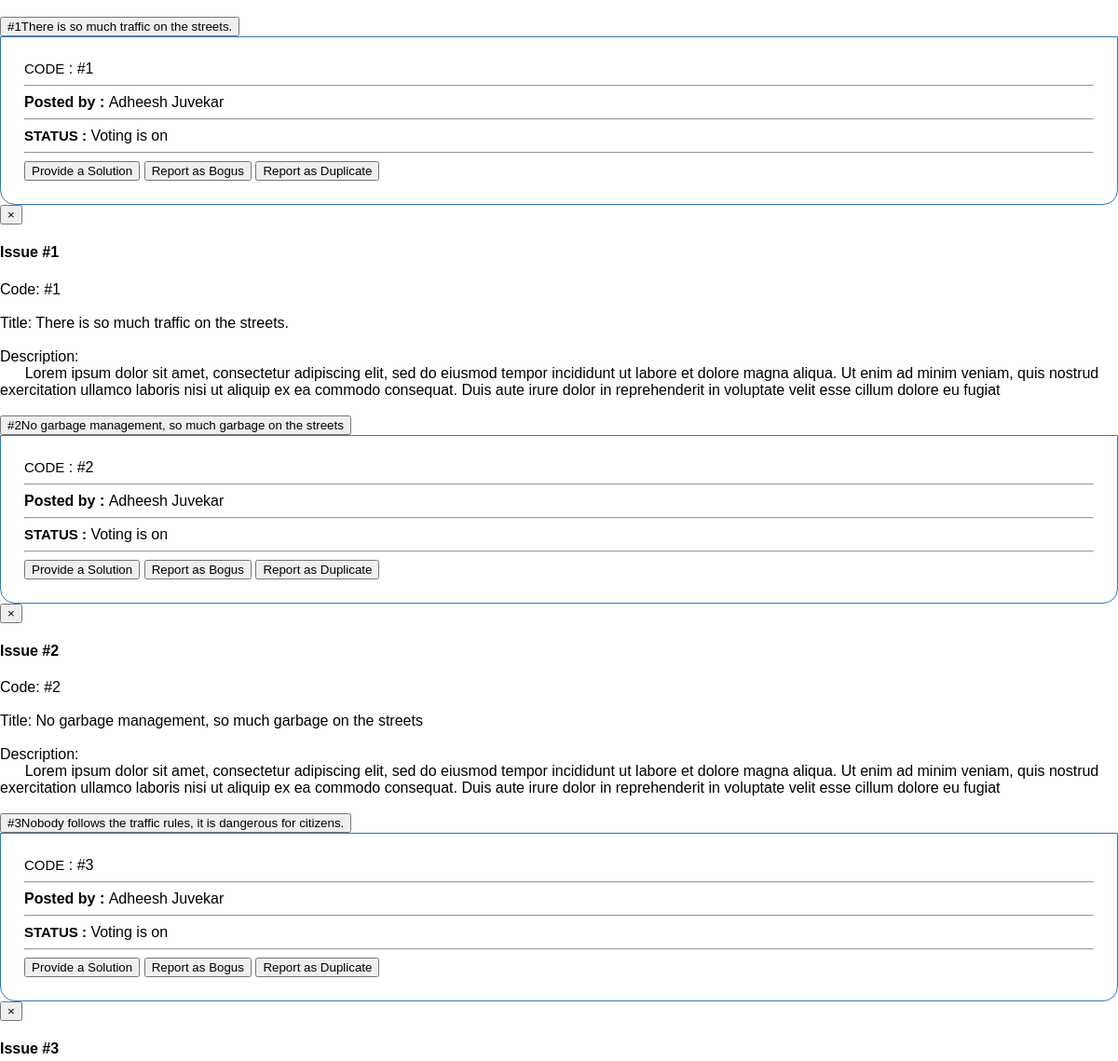
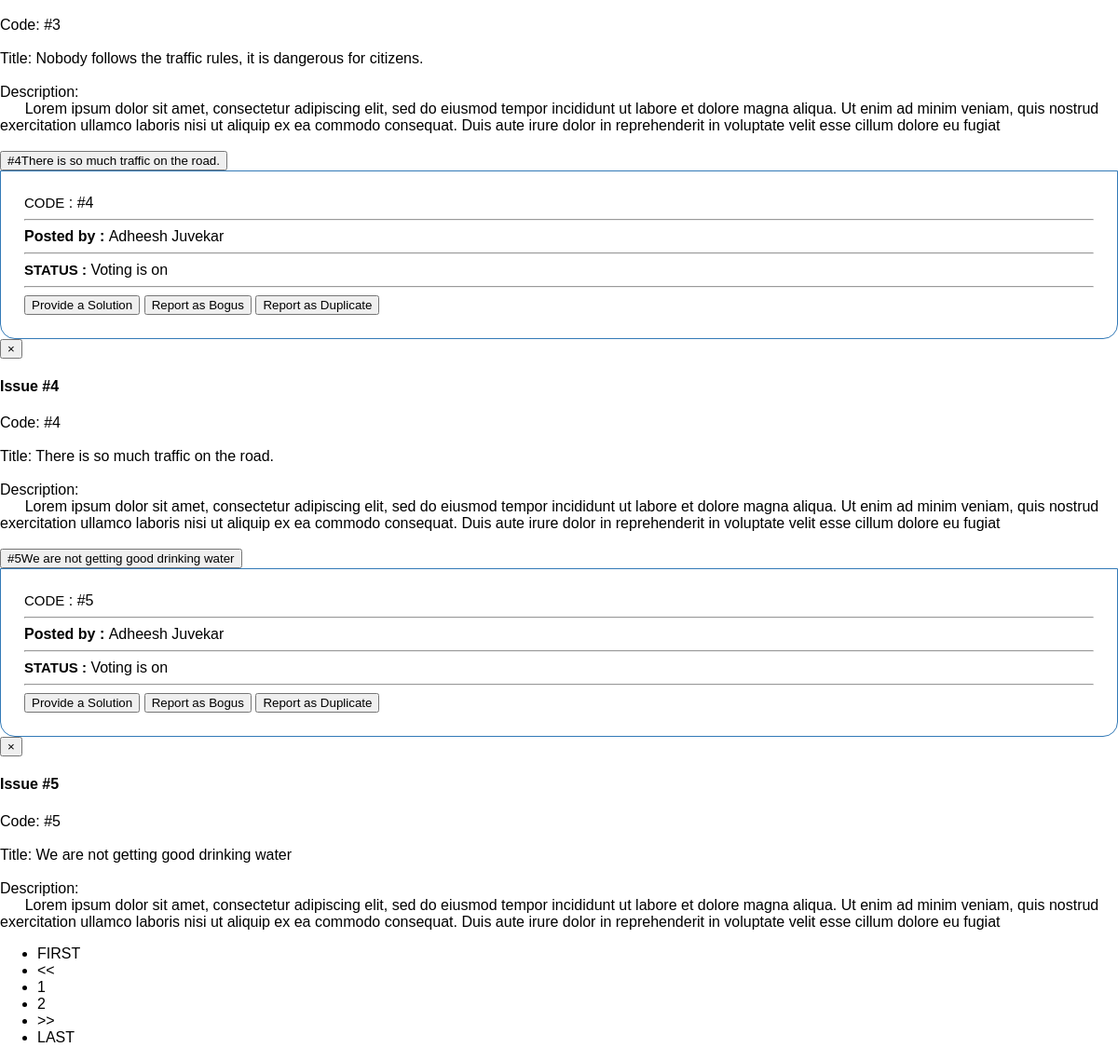
Screenshot of /institute/issue-display.php (signed in) with the database file from the repository (2 pictures, top to bottom).
### tables this page shows
CREATE TABLE `issue` (
  `issue_id` int(11) NOT NULL,
  `user_id` int(11) NOT NULL,
  `added_on` timestamp NULL DEFAULT NULL,
  `district_id` int(11) NOT NULL,
  `region_id` int(11) NOT NULL,
  `locality` varchar(20) NOT NULL,
  `pincode` varchar(6) NOT NULL,
  `title` varchar(100) NOT NULL,
  `description` varchar(1500) NOT NULL,
  `upvote_count` int(11) NOT NULL,
  `bogus_count` int(11) NOT NULL,
  `duplicate_count` int(11) NOT NULL,
  `solution_count` int(11) NOT NULL,
  `approved_solution` tinyint(1) NOT NULL DEFAULT '0'
);

CREATE TABLE `user` (
  `user_id` int(11) NOT NULL,
  `user_email` varchar(30) NOT NULL,
  `fname` varchar(20) DEFAULT NULL,
  `lname` varchar(20) DEFAULT NULL,
  `mobile_number` varchar(13) DEFAULT NULL,
  `district_id` int(11) DEFAULT NULL
);

### institute/issue-collapse.php (the view, shortened to what this page needs)
<button type="button" class="btn btn btn-primary btn-lg btn-block btn-social" data-toggle="collapse" data-target="#demo<?php echo $i; ?>">
<?php echo "<font style='font-size: 1em;'>#".$row["issue_id"]."</font>".$row["title"]; ?>
</button>
<br>
<div id="demo<?php echo $i; ?>" class="collapse body">
        <a id='code' data-toggle='modal' data-target='#myModal<?php echo $row['issue_id']; ?>' data-id='<?php echo $row['issue_id']; ?>' class='view_data' >CODE</a> :  <?php echo "#".$row["issue_id"]; ?>
    <br><hr>
    <?php
            echo  postedBy($row['issue_id']);
    ?>
    <br><hr>
    <?php
        $id = $row['issue_id'];
        echo "<b id='code'>STATUS :</b>";
    ?>
    <?php
        $status = status($row['issue_id']);
        switch($status){
            case 0:
                echo "Voting is on";
                break;
        }
    ?>
    <hr>
    <?php
        require('../functions/dataBaseConn.php');
        echo "<div id='instButtons'>";
        if($status == 4){
            $bogusNumber = "SELECT * FROM issuebogusupvote WHERE issue_id = $id";
            $res = $conn->query($bogusNumber);
            $rows = $res->num_rows;
            echo "".$rows." institutes have reported it as bogus";
            echo "<br>Thus, this issue is marked as 'Bogus Issue'";
        }
        else{
        if(instStatus($cemail,$id) == 0){
    ?>
        <input type="button" onclick="loadDoc('provideSolution.php?inst=<?php echo $inst_id."&issue=".$id; ?>','instButtons')" class="btn btn-primary btn-sm btn-sm" value="Provide a Solution">
        <?php
        if($status == 0 || $status == 1){
        ?>
            <input type="button" onclick="loadDoc('reportBogus.php?inst=<?php echo $inst_id."&issue=".$id; ?>','instButtons')" class="btn btn-primary btn-sm btn-sm" value="Report as Bogus">
            <input type="button" onclick="loadDoc('reportDuplicate.php?inst=<?php echo $inst_id."&issue=".$id; ?>','instButtons')" class="btn btn-primary btn-sm btn-sm" value="Report as Duplicate">
        <?php
        }
        ?>
    <?php
        }
        }
        echo "</div>";
        ?>
</div>
<div class="modal fade" id='myModal<?php echo $id; ?>' tabindex="-1" role="dialog" aria-labelledby="myLargeModalLabel"
    aria-hidden="true">
    <div class="modal-dialog modal-md " role="document">
        <div class="modal-content">
            <div class="modal-header">
                <button type="button" class="close" data-dismiss="modal" aria-hidden="true">
                    ×</button>
                <h4 class="modal-title" id="myModalLabel">Issue <? echo "#".$id; ?></h4>
            </div>
            <div class="modal-body">
                <?php
                    $sql3="Select * from issue where issue_id='$id'";
                    $result3=mysqli_query($con,$sql3);
                    $row= mysqli_fetch_array($result3);
                    echo "Code: #".$id;
                    echo "<br><br>Title: ".$row['title'];
                    echo "<br><br>Description:";
                    echo "<br>&nbsp;&nbsp;&nbsp;&nbsp;&nbsp;&nbsp".$row['description'];
                ?>
            </div>
        </div>
    </div>
</div>

### institute/issue-display.php (shortened to what this page needs)
<!DOCTYPE html>
<html>
<head>
	<link rel="stylesheet" href="problemdescription.css">
</head>
<body>
	<?php
		$cemail = $_SESSION['$cemail'];
		$inst_id = $_SESSION['$inst_id'];
		require('../functions/func_in.php');
		if(!isset($_GET['sql'])){
			$sql = "SELECT * FROM issue WHERE 1";
		}
		else{
			$sql = $_GET['sql'];
		}
		$con= mysqli_connect("localhost","root","");
		$result=mysqli_query($con,$sql);
		$no_of_results=mysqli_num_rows($result);
			?>
			<?php
		$results_per_page=5;
		$no_of_pages= ceil($no_of_results/$results_per_page);
		if(!isset($_GET['page']))
		{
			$page=1;
		}
		else
		{
			$page=$_GET['page'];
		}
		$start_limit = ($page-1) * $results_per_page;
		if($page>1)
		{
			$pre=$page-1;
		}
		else
		{
			$pre=1;
		}
		if($page<$no_of_pages)
		{
			$next=$page+1;
		}
		else
		{
			$next=$no_of_pages;
		}
		$sql2= $sql." LIMIT ".$start_limit.','.$results_per_page;
		$result=mysqli_query($con,$sql2);
	?>
	<div id="problem">
		<?php
		$i = 1;
		while($row=mysqli_fetch_array($result))
		{
		?>
		<br>
		<?php
			require('issue-collapse.php');
			$i++;
		}
		if($no_of_pages > 1){
		?>
		<div class="container">
			<ul class="pagination">
				<?php echo "<li><a onclick='javascript:loadDoc(\"issue-display.php?sql=".$sql."&page=1\",\"field\")' class='button'>FIRST</a></li>"; ?>
				<?php echo "<li><a onclick='javascript:loadDoc(\"issue-display.php?sql=".$sql."&page=".$pre."\",\"field\")' class='button'><<</a></li>"; ?>
				<?php
					for($page=1;$page<=$no_of_pages;$page++)
					{
						$url = "issue-display.php?sql=".$sql."&page=".$page."";
						echo "<li><a onclick='javascript:loadDoc(\"".$url."\",\"field\")'>".$page."</a></li>";
					}
					echo "<li><a onclick='javascript:loadDoc(\"issue-display.php?sql=".$sql."&page=".$next."\",\"field\")' class='button'>>></a></li>";
					echo "<li><a onclick='javascript:loadDoc(\"issue-display.php?sql=".$sql."&page=".$no_of_pages."\",\"field\")' class='button'>LAST</a></li>";
				?>
			</ul>
		</div>
		<?php
		}
		?>
	</div>
</body>
</html>

### functions/func_in.php (shortened to what this page needs)
<?php
    function status($issueid)
	{
		include 'dataBaseConn.php';
		$sql= "SELECT *FROM issue WHERE issue_id =$issueid";
		$result = $conn->query($sql);
		$row = $result->fetch_assoc();
		if($row['upvote_count']>=UPVOTE_THRESHOLD)
		{
			if($row['bogus_count']>BOGUS_THRESHOLD)
			{
				return 5;
			}
			else
			{
				if($row['duplicate_count']>DUPLICATE_THRESHOLD)
				{
					return 4;
				}
				else{
					if($row['approved_solution']>LIKE_THRESHOLD)
					{
						return 3;
					}
					else
					{
						if($row['solution_count']>0)
						{
							return 2;
						}
						else
						{
							return 1;
						}
					}
				}
			}
		}
		else
		{
			return 0;
		}
	}
	function postedBy($id)
	{
		include 'dataBaseConn.php';
        $sql="select *from issue  inner join user on issue.user_id=user.user_id where issue.issue_id=$id";
        $result=$conn->query($sql);
        $row = $result->fetch_assoc();
        echo"<b> Posted by : </b>". $row['fname']. "  ".$row['lname'];
    }
	function getInstId($cemail){
        include 'dataBaseConn.php';
        $sql = "SELECT inst_id FROM institute WHERE inst_email = '$cemail'";
        $result = $conn->query($sql);
        while($row = $result->fetch_assoc()){
            $instid = $row['inst_id'];
        }
        return $instid;
    }
	function instStatus($cemail, $issueid)
	{
		include 'dataBaseConn.php';
		$instid = getInstId($cemail);
		$sql = "SELECT * FROM issuebogusupvote WHERE inst_id = $instid AND issue_id = $issueid";
		$result = $conn->query($sql);
		$sql = "SELECT * FROM issueduplicateupvote WHERE inst_id = $instid AND issue_id = $issueid";
		$result = $conn->query($sql);
		$sql = "SELECT * FROM solution WHERE inst_id = $instid AND issue_id = $issueid";
		$result =$conn->query($sql);
		return 0;
	}
?>

### institute/problemdescription.css (style rules this page uses)
body { margin: 0; padding: 0; font-family:helvetica; }
.body { padding: 25px; border: 0.5px solid #337ab7; background:3F9FBA; border-bottom-left-radius: 1em; border-bottom-right-radius: 1em; }
#code { font-size:15px; }

### rows the page displays
issue: issue_id "1", title "There is so much traffic on the streets.", user.fname "Adheesh", user.lname "Juvekar", upvote_count "Voting is on", description "Lorem ipsum dolor sit amet, consectetur adipiscing elit, sed do eiusmod tempor incididunt ut labore et dolore magna aliqua. Ut enim ad minim veniam, quis nostrud exercitation ullamco laboris nisi ut aliquip ex ea commodo consequat. Duis aute irure dolor in reprehenderit in voluptate velit esse cillum dolore eu fugiat"
issue: issue_id "2", title "No garbage management, so much garbage on the streets", user.fname "Adheesh", user.lname "Juvekar", upvote_count "Voting is on", description "Lorem ipsum dolor sit amet, consectetur adipiscing elit, sed do eiusmod tempor incididunt ut labore et dolore magna aliqua. Ut enim ad minim veniam, quis nostrud exercitation ullamco laboris nisi ut aliquip ex ea commodo consequat. Duis aute irure dolor in reprehenderit in voluptate velit esse cillum dolore eu fugiat"
issue: issue_id "3", title "Nobody follows the traffic rules, it is dangerous for citizens.", user.fname "Adheesh", user.lname "Juvekar", upvote_count "Voting is on", description "Lorem ipsum dolor sit amet, consectetur adipiscing elit, sed do eiusmod tempor incididunt ut labore et dolore magna aliqua. Ut enim ad minim veniam, quis nostrud exercitation ullamco laboris nisi ut aliquip ex ea commodo consequat. Duis aute irure dolor in reprehenderit in voluptate velit esse cillum dolore eu fugiat"
issue: issue_id "4", title "There is so much traffic on the road.", user.fname "Adheesh", user.lname "Juvekar", upvote_count "Voting is on", description "Lorem ipsum dolor sit amet, consectetur adipiscing elit, sed do eiusmod tempor incididunt ut labore et dolore magna aliqua. Ut enim ad minim veniam, quis nostrud exercitation ullamco laboris nisi ut aliquip ex ea commodo consequat. Duis aute irure dolor in reprehenderit in voluptate velit esse cillum dolore eu fugiat"
issue: issue_id "5", title "We are not getting good drinking water", user.fname "Adheesh", user.lname "Juvekar", upvote_count "Voting is on", description "Lorem ipsum dolor sit amet, consectetur adipiscing elit, sed do eiusmod tempor incididunt ut labore et dolore magna aliqua. Ut enim ad minim veniam, quis nostrud exercitation ullamco laboris nisi ut aliquip ex ea commodo consequat. Duis aute irure dolor in reprehenderit in voluptate velit esse cillum dolore eu fugiat"
